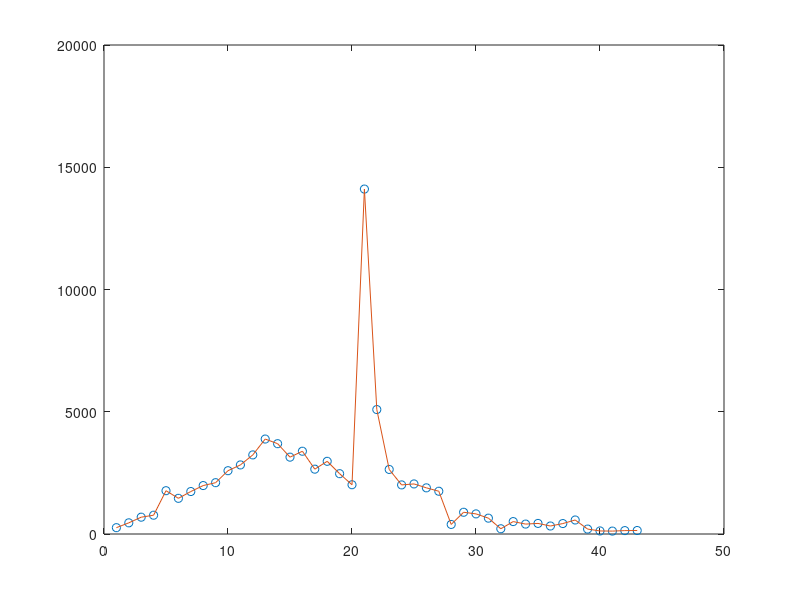
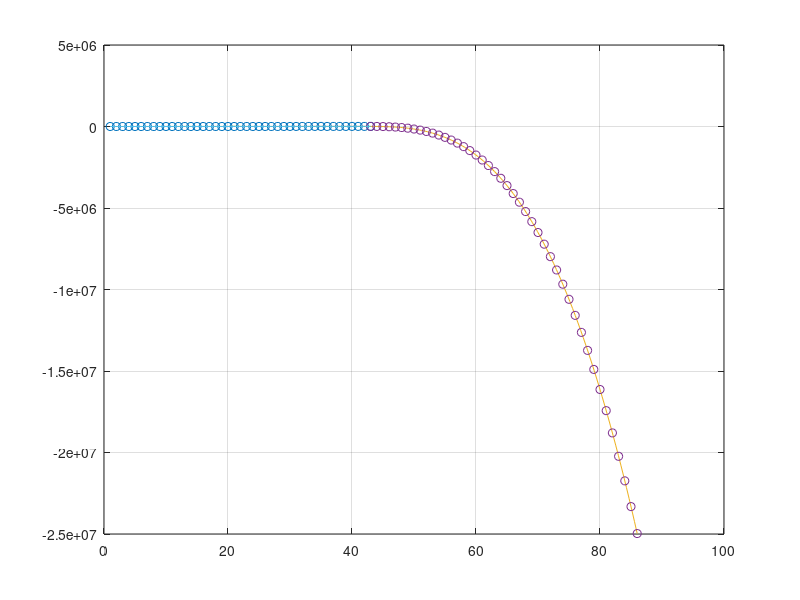

MATLAB code for these plots, in order:
cDRC = [259 457 688 769 1771 1459 1737 1981 2099 2589 2825 3235 3884 3694 3143 3385 2652 2973 2467 2015 14108 5090 2641 2008 2048 1888 1749 391 889 823 648 214 508 406 433 327 427 573 202 125 119 139 143];
cx = 1:1:size(cDRC, 2);
cxx = 1:1:size(cDRC, 2);
cyy = spline(cx, cDRC, cxx);
figure;
plot(cx,cDRC,'o',cxx,cyy);

%rDRC = [30 21 33 52 54 53 61 71 57 163 182 196 228 270 302 501 440 771 601 582 658 954 1154 1175 1459 1786 1667 2186 2558 2774 3388 3448 4070 4785 6060];
rDRC = [30 21 33 52 54 53 61 71 57 163 182 196 228 270 302 501 440 771 601 582 658 954 1154 1175 1459 1786 1667 2186 2558 2774 3388 3448 4070 4785 6060 4268 5642 5236 4774 5849 5966 6361 6198];
rx = 1:1:size(rDRC, 2);
rxx = 1:1:size(rDRC, 2);
ryy = spline(rx, rDRC, rxx);
figure;
plot(rx,rDRC,'o',rxx,ryy);

exppt = size(rDRC, 2):1:size(rDRC, 2)*2
expls = linspace(size(rDRC, 2), size(rDRC, 2)*2, 100);
fs = spline(rx,rDRC);

hold on;
plot(expls, ppval(fs, expls),'-', exppt, ppval(fs, exppt), 'o');
grid on;

plot(cxx,cyy,rxx,ryy);
grid on;